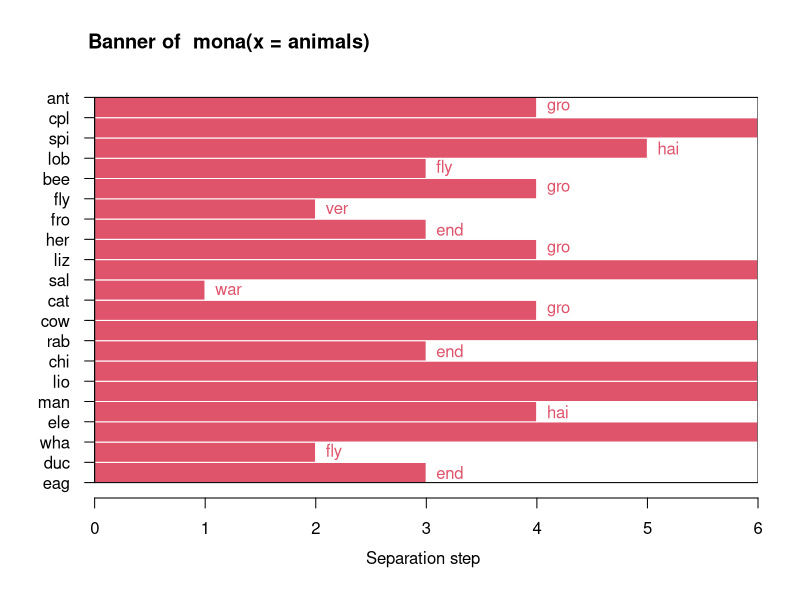

The R source for this figure:
library(cluster)


### Name: mona
### Title: MONothetic Analysis Clustering of Binary Variables
### Aliases: mona
### Keywords: cluster

### ** Examples

data(animals)
ma <- mona(animals)
ma
## Plot similar to Figure 10 in Struyf et al (1996)
plot(ma)

## One place to see if/how error messages are *translated* (to 'de' / 'pl'):
ani.NA   <- animals; ani.NA[4,] <- NA
aniNA    <- within(animals, { end[2:9] <- NA })
aniN2    <- animals; aniN2[cbind(1:6, c(3, 1, 4:6, 2))] <- NA
ani.non2 <- within(animals, end[7] <- 3 )
ani.idNA <- within(animals, end[!is.na(end)] <- 1 )
try( mona(ani.NA)   ) ## error: .. object with all values missing
try( mona(aniNA)    ) ## error: .. more than half missing values
try( mona(aniN2)    ) ## error: all have at least one missing
try( mona(ani.non2) ) ## error: all must be binary
try( mona(ani.idNA) ) ## error:  ditto
